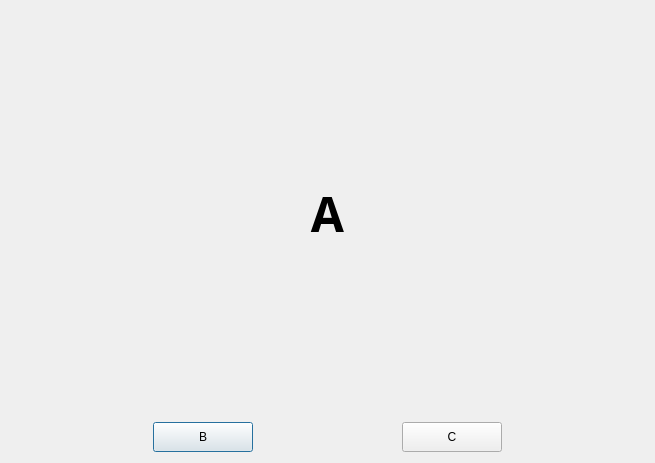
<?xml version="1.0" encoding="UTF-8"?>
<ui version="4.0">
 <class>A</class>
 <widget class="QDialog" name="A">
  <property name="geometry">
   <rect>
    <x>0</x>
    <y>0</y>
    <width>655</width>
    <height>463</height>
   </rect>
  </property>
  <property name="windowTitle">
   <string>Dialog</string>
  </property>
  <layout class="QGridLayout" name="gridLayout">
   <item row="0" column="0">
    <widget class="QLabel" name="label">
     <property name="font">
      <font>
       <family>微软雅黑</family>
       <pointsize>36</pointsize>
       <weight>75</weight>
       <bold>true</bold>
      </font>
     </property>
     <property name="text">
      <string>A</string>
     </property>
     <property name="alignment">
      <set>Qt::AlignCenter</set>
     </property>
    </widget>
   </item>
   <item row="1" column="0">
    <layout class="QHBoxLayout" name="horizontalLayout">
     <item>
      <spacer name="horizontalSpacer">
       <property name="orientation">
        <enum>Qt::Horizontal</enum>
       </property>
       <property name="sizeHint" stdset="0">
        <size>
         <width>40</width>
         <height>20</height>
        </size>
       </property>
      </spacer>
     </item>
     <item>
      <widget class="QPushButton" name="pushButton">
       <property name="minimumSize">
        <size>
         <width>100</width>
         <height>30</height>
        </size>
       </property>
       <property name="maximumSize">
        <size>
         <width>100</width>
         <height>30</height>
        </size>
       </property>
       <property name="text">
        <string>B</string>
       </property>
      </widget>
     </item>
     <item>
      <spacer name="horizontalSpacer_2">
       <property name="orientation">
        <enum>Qt::Horizontal</enum>
       </property>
       <property name="sizeHint" stdset="0">
        <size>
         <width>40</width>
         <height>20</height>
        </size>
       </property>
      </spacer>
     </item>
     <item>
      <widget class="QPushButton" name="pushButton_2">
       <property name="minimumSize">
        <size>
         <width>100</width>
         <height>30</height>
        </size>
       </property>
       <property name="text">
        <string>C</string>
       </property>
      </widget>
     </item>
     <item>
      <spacer name="horizontalSpacer_3">
       <property name="orientation">
        <enum>Qt::Horizontal</enum>
       </property>
       <property name="sizeHint" stdset="0">
        <size>
         <width>40</width>
         <height>20</height>
        </size>
       </property>
      </spacer>
     </item>
    </layout>
   </item>
  </layout>
 </widget>
 <resources/>
 <connections/>
</ui>
